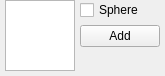
           <widget class="QWidget" name="page_7">
            <property name="geometry">
             <rect>
              <x>0</x>
              <y>0</y>
              <width>159</width>
              <height>76</height>
             </rect>
            </property>
            <attribute name="label">
             <string>Regional Refinement</string>
            </attribute>
            <layout class="QVBoxLayout" name="verticalLayout_9">
             <property name="spacing">
              <number>5</number>
             </property>
             <property name="leftMargin">
              <number>0</number>
             </property>
             <property name="topMargin">
              <number>0</number>
             </property>
             <property name="rightMargin">
              <number>0</number>
             </property>
             <property name="bottomMargin">
              <number>0</number>
             </property>
             <item>
              <widget class="QWidget" name="widget_10" native="true">
               <layout class="QHBoxLayout" name="horizontalLayout_11">
                <property name="spacing">
                 <number>5</number>
                </property>
                <property name="leftMargin">
                 <number>5</number>
                </property>
                <property name="topMargin">
                 <number>0</number>
                </property>
                <property name="rightMargin">
                 <number>5</number>
                </property>
                <property name="bottomMargin">
                 <number>5</number>
                </property>
                <item>
                 <widget class="QTableView" name="tableViewRegion">
                  <property name="sizePolicy">
                   <sizepolicy hsizetype="Expanding" vsizetype="Expanding">
                    <horstretch>0</horstretch>
                    <verstretch>0</verstretch>
                   </sizepolicy>
                  </property>
                  <property name="contextMenuPolicy">
                   <enum>Qt::CustomContextMenu</enum>
                  </property>
                  <property name="toolTip">
                   <string>To interactively change  a sphere:
Select a sphere in the table
Move the cursor to the selected spherer (red) in the 3D view window
Change location: click and drag.
Change size: righ click and hold, move.</string>
                  </property>
                  <property name="selectionMode">
                   <enum>QAbstractItemView::ExtendedSelection</enum>
                  </property>
                  <property name="selectionBehavior">
                   <enum>QAbstractItemView::SelectRows</enum>
                  </property>
                 </widget>
                </item>
                <item>
                 <widget class="QWidget" name="widget_17" native="true">
                  <layout class="QVBoxLayout" name="verticalLayout_10">
                   <property name="spacing">
                    <number>5</number>
                   </property>
                   <property name="leftMargin">
                    <number>0</number>
                   </property>
                   <property name="topMargin">
                    <number>0</number>
                   </property>
                   <property name="rightMargin">
                    <number>0</number>
                   </property>
                   <property name="bottomMargin">
                    <number>0</number>
                   </property>
                   <item>
                    <widget class="QCheckBox" name="checkBoxSphere">
                     <property name="text">
                      <string>Sphere</string>
                     </property>
                    </widget>
                   </item>
                   <item>
                    <widget class="QPushButton" name="btnAddSphere">
                     <property name="text">
                      <string>Add</string>
                     </property>
                    </widget>
                   </item>
                   <item>
                    <spacer name="verticalSpacer_4">
                     <property name="orientation">
                      <enum>Qt::Vertical</enum>
                     </property>
                     <property name="sizeHint" stdset="0">
                      <size>
                       <width>20</width>
                       <height>40</height>
                      </size>
                     </property>
                    </spacer>
                   </item>
                  </layout>
                 </widget>
                </item>
               </layout>
              </widget>
             </item>
            </layout>
           </widget>
